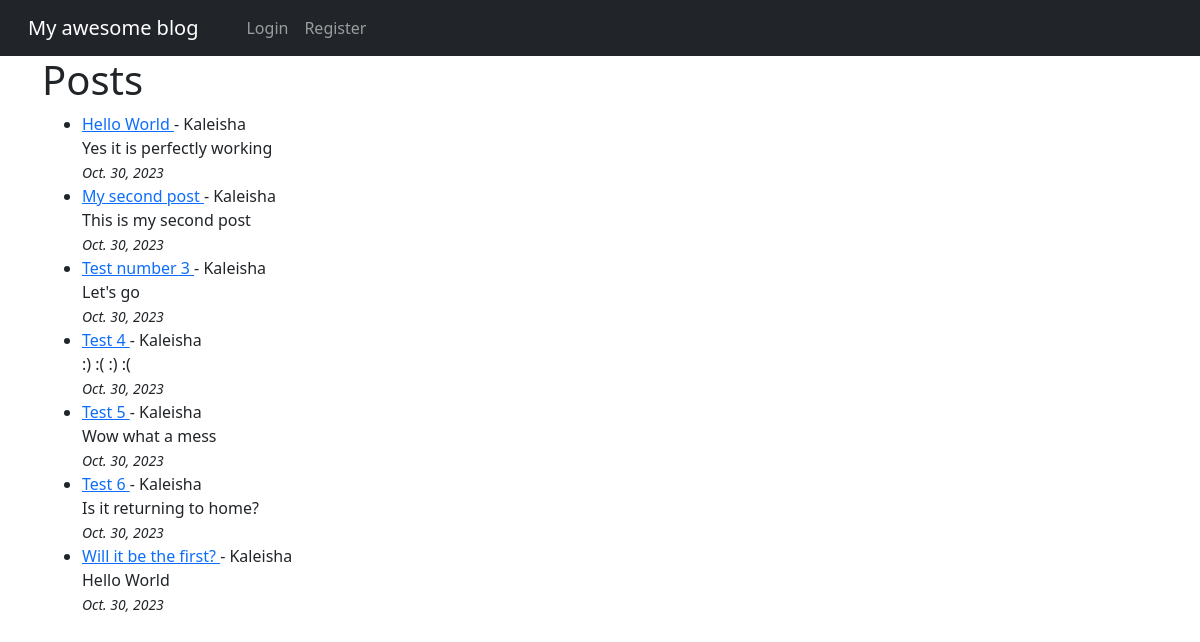
The app's page /, older data.
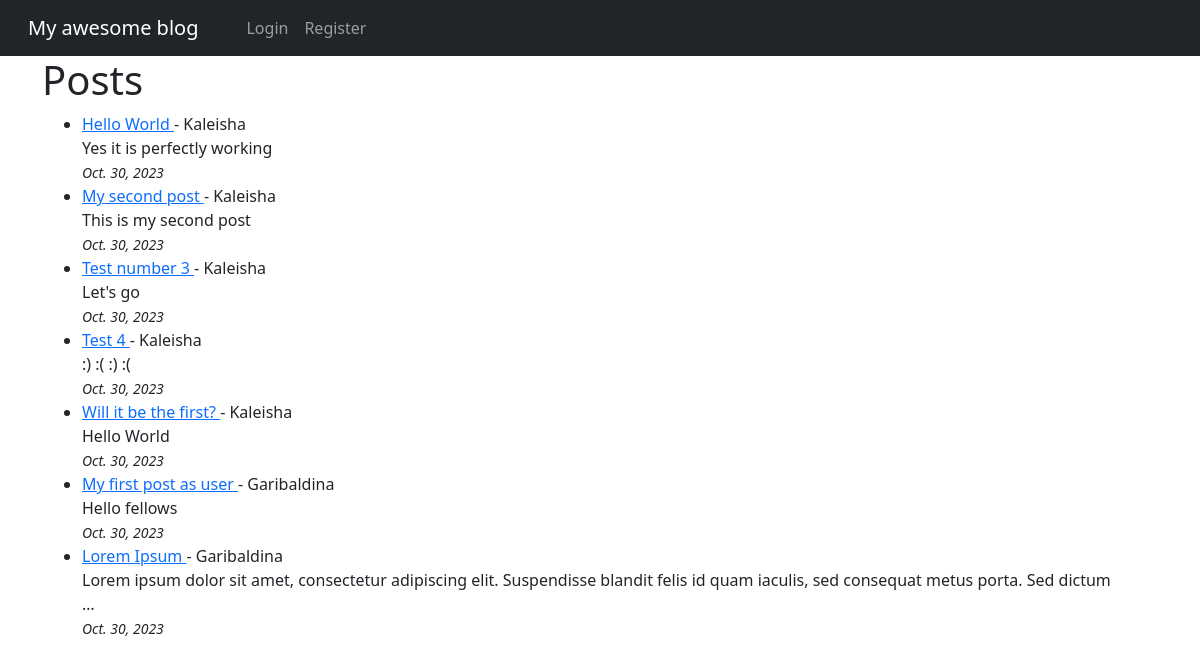
The same page, newer data.
### theblog/models.py (models this page shows, shortened)
class Post(models.Model):
    title = models.CharField(max_length=255)
    title_tag = models.CharField(max_length=255)
    body = models.TextField()
    author = models.ForeignKey(User, on_delete=models.CASCADE)
    post_date = models.DateField(auto_now_add=True)

### theblog/views.py (the view)
class HomeView(ListView):
    model = Post
    template_name = 'home.html'
    ordering = ['-post_date']

### theblog/templates/home.html (shortened to what this page needs)
{% extends "base.html" %}
{% block content %}
<h1>Posts</h1>
<ul>
{% for post in object_list %}
<li>
  <a href=" {% url 'article-detail' post.pk %}"
  > {{ post.title }} </a> - {{post.author.username }}
  {{ post.body|truncatewords:20|safe }}
  <small><br/> <i>{{ post.post_date }}</i></small></li>
{% endfor %}
</ul>
{% endblock %}

### theblog/templates/base.html (shortened to what this page needs)
<!doctype html>
<html lang="en">
  <head>
    <link
      rel="stylesheet"
      href="https://cdn.jsdelivr.net/npm/bootstrap@5.3.2/dist/css/bootstrap.rtl.min.css"
    />
  </head>
  <body>
    <nav class="navbar navbar-expand-lg navbar-dark bg-dark">
      <div class="container-fluid">
        <a class="navbar-brand" href="{% url 'home' %}">My awesome blog</a>
        <div class="collapse navbar-collapse" id="navbarNav">
          <ul class="navbar-nav mr-auto">
            {% if user.is_authenticated %}
              <li class="nav-item">
                <a class="nav-link" href="{% url 'add-post' %}">Add Post</a>
              </li>
              <li class="nav-item">
                <a class="nav-link" href="{% url 'logout' %}">Logout</a>
              </li>
            {%  else %}
              <li class="nav-item">
                <a class="nav-link" href="{% url 'login' %}">Login</a>
              </li>
              <li class="nav-item">
                <a class="nav-link" href="{% url 'register' %}">Register</a>
              </li>
            {% endif %}
          </ul>
        </div>
      </div>
    </nav>
    <div class="container">{% block content %} {% endblock %}</div>
  </body>
</html>

Row changes from the older to the newer data that the page shows:
removed Post: title "Test 5", author.username "Kaleisha", body "Wow what a mess", post_date "Oct. 30, 2023"
removed Post: title "Test 6", author.username "Kaleisha", body "Is it returning to home?", post_date "Oct. 30, 2023"
added Post: title "My first post as user", author.username "Garibaldina", body "Hello fellows", post_date "Oct. 30, 2023"
added Post: title "Lorem Ipsum", author.username "Garibaldina", body "Lorem ipsum dolor sit amet, consectetur adipiscing elit. Suspendisse blandit felis id quam iaculis, sed consequat metus porta. Sed dictum …", post_date "Oct. 30, 2023"
